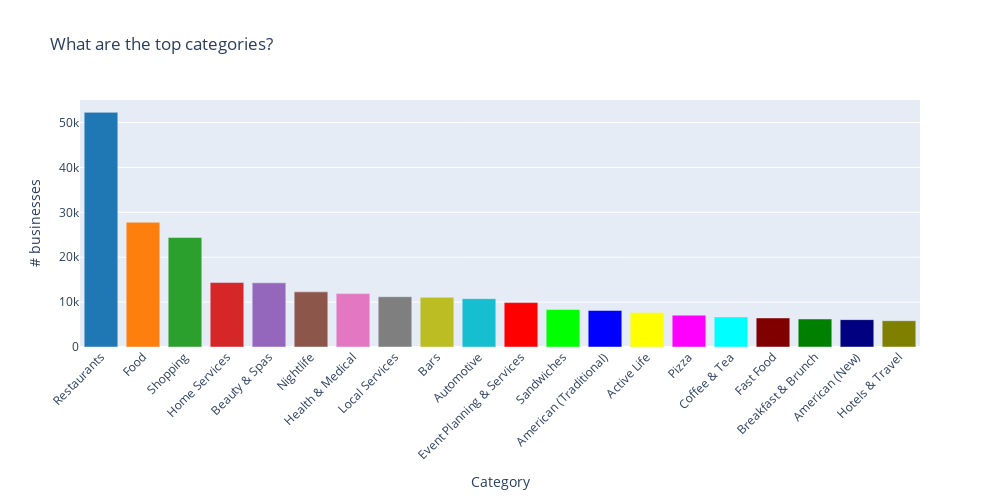

Notebook source saved alongside this figure:
### Code cell
import pandas as pd
import plotly.graph_objects as go

cat_list = []
for i in categories_df['categories']:
    if i:
        for j in i.split(","):
            cat_list.append(j.strip())
cat_df = pd.DataFrame(cat_list, columns=['categories'])
x = cat_df['categories'].value_counts()

print("There are ", len(x), " different types/categories of Businesses in Yelp!")

# Select the top 20 categories
x = x.sort_values(ascending=False).iloc[:20]

# Define colors for each bar
colors = ['#1f77b4', '#ff7f0e', '#2ca02c', '#d62728', '#9467bd',
          '#8c564b', '#e377c2', '#7f7f7f', '#bcbd22', '#17becf',
          '#ff0000', '#00ff00', '#0000ff', '#ffff00', '#ff00ff',
          '#00ffff', '#800000', '#008000', '#000080', '#808000']

# Create a Plotly bar chart
fig = go.Figure(data=[
    go.Bar(
        x=x.index,
        y=x.values,
        marker_color=colors
    )
])

fig.update_layout(
    title="What are the top categories?",
    xaxis=dict(title='Category'),
    yaxis=dict(title='# businesses'),
    xaxis_tickangle=-45,
    width=1000,
    height=500
)

fig.show()

### Figure 1 — Plotly figure (JSON) as saved in the notebook; plotly's stock layout.template omitted (floating-point values rounded to 4 significant figures)
{"data": [{"marker": {"color": ["#1f77b4", "#ff7f0e", "#2ca02c", "#d62728", "#9467bd", "#8c564b", "#e377c2", "#7f7f7f", "#bcbd22", "#17becf", "#ff0000", "#00ff00", "#0000ff", "#ffff00", "#ff00ff", "#00ffff", "#800000", "#008000", "#000080", "#808000"]}, "type": "bar", "x": ["Restaurants", "Food", "Shopping", "Home Services", "Beauty & Spas", "Nightlife", "Health & Medical", "Local Services", "Bars", "Automotive", "Event Planning & Services", "Sandwiches", "American (Traditional)", "Active Life", "Pizza", "Coffee & Tea", "Fast Food", "Breakfast & Brunch", "American (New)", "Hotels & Travel"], "y": [52268, 27781, 24395, 14356, 14292, 12281, 11890, 11198, 11065, 10773, 9895, 8366, 8139, 7687, 7093, 6703, 6472, 6239, 6097, 5857]}], "layout": {"height": 500, "title": {"text": "What are the top categories?"}, "width": 1000, "xaxis": {"tickangle": -45, "title": {"text": "Category"}}, "yaxis": {"title": {"text": "# businesses"}}}}
